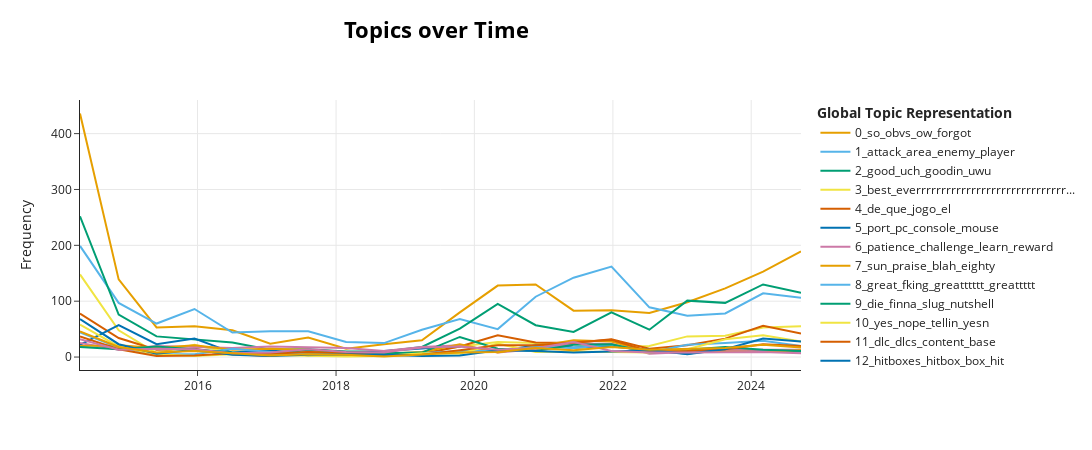

The cell this chart's notebook holds for it:
### Code cell
topic_model.visualize_topics_over_time(topics_over_time, top_n_topics=15)

### Figure 1 — Plotly figure (JSON) as saved in the notebook; plotly's stock layout.template omitted (floating-point values rounded to 4 significant figures)
{"data": [{"hoverinfo": "text", "hovertext": ["<b>Topic 0</b><br>Words: so, obvs, ow, forgot, show", "<b>Topic 0</b><br>Words: so, obvs, ow, forgot, show", "<b>Topic 0</b><br>Words: so, obvs, ow, forgot, show", "<b>Topic 0</b><br>Words: so, obvs, ow, forgot, show", "<b>Topic 0</b><br>Words: so, obvs, ow, forgot, show", "<b>Topic 0</b><br>Words: so, obvs, ow, forgot, show", "<b>Topic 0</b><br>Words: so, obvs, ow, forgot, show", "<b>Topic 0</b><br>Words: so, td, obvs, ow, forgot", "<b>Topic 0</b><br>Words: so, obvs, ow, forgot, show", "<b>Topic 0</b><br>Words: so, obvs, ow, forgot, show", "<b>Topic 0</b><br>Words: so, obvs, ow, forgot, show", "<b>Topic 0</b><br>Words: so, obvs, ow, forgot, show", "<b>Topic 0</b><br>Words: so, obvs, ow, forgot, show", "<b>Topic 0</b><br>Words: so, obvs, ow, forgot, show", "<b>Topic 0</b><br>Words: so, obvs, ow, forgot, show", "<b>Topic 0</b><br>Words: so, obvs, ow, forgot, show", "<b>Topic 0</b><br>Words: so, obvs, ow, forgot, show", "<b>Topic 0</b><br>Words: so, obvs, ow, forgot, show", "<b>Topic 0</b><br>Words: so, obvs, ow, forgot, show", "<b>Topic 0</b><br>Words: so, obvs, ow, forgot, show"], "marker": {"color": "#E69F00"}, "mode": "lines", "name": "0_so_obvs_ow_forgot", "type": "scatter", "x": ["2014-04-20T18:06:56.036000", "2014-11-10T19:22:33.200000", "2015-05-29T20:36:41.400000", "2015-12-15T21:50:49.600000", "2016-07-02T23:04:57.800000", "2017-01-19T00:19:06", "2017-08-07T01:33:14.200000", "2018-02-23T02:47:22.400000", "2018-09-11T04:01:30.600000", "2019-03-30T05:15:38.800000", "2019-10-16T06:29:47", "2020-05-03T07:43:55.200000", "2020-11-19T08:58:03.400000", "2021-06-07T10:12:11.600000", "2021-12-24T11:26:19.800000", "2022-07-12T12:40:28", "2023-01-28T13:54:36.200000", "2023-08-16T15:08:44.400000", "2024-03-03T16:22:52.600000", "2024-09-19T17:37:00.800000"], "y": [436, 139, 53, 55, 48, 24, 35, 15, 23, 30, 80, 128, 130, 83, 84, 79, 98, 123, 153, 189]}, {"hoverinfo": "text", "hovertext": ["<b>Topic 1</b><br>Words: summon, multiplayer, anmount, fight, pve", "<b>Topic 1</b><br>Words: version, discover, new, dx, seem", "<b>Topic 1</b><br>Words: illumination, shaders, ii, dramatically, account", "<b>Topic 1</b><br>Words: penetration, allot, fren, floorplate, rage", "<b>Topic 1</b><br>Words: crappy, sound, sample, fov, darksouls", "<b>Topic 1</b><br>Words: plod, fak, joystick, minion, purportedly", "<b>Topic 1</b><br>Words: strike, thanks, atrocity, march, cliff", "<b>Topic 1</b><br>Words: binoculars, eliminate, femme, betcha, suer", "<b>Topic 1</b><br>Words: td, tr, tricycle, highway, th", "<b>Topic 1</b><br>Words: calculator, inaccessible, wikis, unimaginative, vanishingly", "<b>Topic 1</b><br>Words: url, iii, steampowered, creepy, app", "<b>Topic 1</b><br>Words: subversive, euro, talk, ppoeple, milkyyy", "<b>Topic 1</b><br>Words: monday, edit, brume, agility, hollowing", "<b>Topic 1</b><br>Words: damage, batchest, borne, repeat, seek", "<b>Topic 1</b><br>Words: lothian, axe, dream, crescent, dragonslayer", "<b>Topic 1</b><br>Words: platinum, nail, allow, elden, chance", "<b>Topic 1</b><br>Words: mark, steven, pale, olho, intangible", "<b>Topic 1</b><br>Words: submerge, cove, region, borked, runbacks", "<b>Topic 1</b><br>Words: gavlan, anyoing, formsoft, gah, hah", "<b>Topic 1</b><br>Words: lasciatemi, cantare, buongiorno, sono, italiano"], "marker": {"color": "#56B4E9"}, "mode": "lines", "name": "1_attack_area_enemy_player", "type": "scatter", "x": ["2014-04-20T18:06:56.036000", "2014-11-10T19:22:33.200000", "2015-05-29T20:36:41.400000", "2015-12-15T21:50:49.600000", "2016-07-02T23:04:57.800000", "2017-01-19T00:19:06", "2017-08-07T01:33:14.200000", "2018-02-23T02:47:22.400000", "2018-09-11T04:01:30.600000", "2019-03-30T05:15:38.800000", "2019-10-16T06:29:47", "2020-05-03T07:43:55.200000", "2020-11-19T08:58:03.400000", "2021-06-07T10:12:11.600000", "2021-12-24T11:26:19.800000", "2022-07-12T12:40:28", "2023-01-28T13:54:36.200000", "2023-08-16T15:08:44.400000", "2024-03-03T16:22:52.600000", "2024-09-19T17:37:00.800000"], "y": [199, 97, 60, 86, 44, 46, 46, 27, 25, 49, 68, 50, 108, 142, 162, 89, 74, 78, 114, 106]}, {"hoverinfo": "text", "hovertext": ["<b>Topic 2</b><br>Words: good, goodin, uch, uwu, noice", "<b>Topic 2</b><br>Words: good, uch, goodin, uwu, noice", "<b>Topic 2</b><br>Words: good, uch, goodin, uwu, noice", "<b>Topic 2</b><br>Words: good, uch, goodin, uwu, noice", "<b>Topic 2</b><br>Words: good, goodin, uch, uwu, noice", "<b>Topic 2</b><br>Words: good, uch, goodin, uwu, noice", "<b>Topic 2</b><br>Words: good, goodin, uch, uwu, noice", "<b>Topic 2</b><br>Words: good, stong, happeens, uch, goodin", "<b>Topic 2</b><br>Words: good, uch, goodin, uwu, planet", "<b>Topic 2</b><br>Words: good, uch, goodin, uwu, noice", "<b>Topic 2</b><br>Words: good, goodin, uch, uwu, noice", "<b>Topic 2</b><br>Words: good, uch, goodin, uwu, noice", "<b>Topic 2</b><br>Words: good, uch, goodin, uwu, noice", "<b>Topic 2</b><br>Words: good, goodin, uch, uwu, noice", "<b>Topic 2</b><br>Words: good, uch, goodin, uwu, sex", "<b>Topic 2</b><br>Words: good, uch, goodin, uwu, noice", "<b>Topic 2</b><br>Words: good, goodin, uch, uwu, noice", "<b>Topic 2</b><br>Words: good, uch, goodin, uwu, noice", "<b>Topic 2</b><br>Words: good, uch, goodin, uwu, noice", "<b>Topic 2</b><br>Words: good, goodin, uch, uwu, noice"], "marker": {"color": "#009E73"}, "mode": "lines", "name": "2_good_uch_goodin_uwu", "type": "scatter", "x": ["2014-04-20T18:06:56.036000", "2014-11-10T19:22:33.200000", "2015-05-29T20:36:41.400000", "2015-12-15T21:50:49.600000", "2016-07-02T23:04:57.800000", "2017-01-19T00:19:06", "2017-08-07T01:33:14.200000", "2018-02-23T02:47:22.400000", "2018-09-11T04:01:30.600000", "2019-03-30T05:15:38.800000", "2019-10-16T06:29:47", "2020-05-03T07:43:55.200000", "2020-11-19T08:58:03.400000", "2021-06-07T10:12:11.600000", "2021-12-24T11:26:19.800000", "2022-07-12T12:40:28", "2023-01-28T13:54:36.200000", "2023-08-16T15:08:44.400000", "2024-03-03T16:22:52.600000", "2024-09-19T17:37:00.800000"], "y": [252, 76, 37, 31, 26, 13, 14, 10, 10, 18, 51, 95, 57, 45, 80, 49, 101, 97, 130, 115]}, {"hoverinfo": "text", "hovertext": ["<b>Topic 3</b><br>Words: best, everrrrrrrrrrrrrrrrrrrrrrrrrrrrrrrrrrrrrrrrrrrrrrrrrrrrrrrrrrrrrrrrrrrrrrrrrrrrrrrrrrrrrrrrrrrrrrrrrrrrrrr, ah, reckon, wtf", "<b>Topic 3</b><br>Words: best, everrrrrrrrrrrrrrrrrrrrrrrrrrrrrrrrrrrrrrrrrrrrrrrrrrrrrrrrrrrrrrrrrrrrrrrrrrrrrrrrrrrrrrrrrrrrrrrrrrrrrrr, ah, reckon, wtf", "<b>Topic 3</b><br>Words: best, everrrrrrrrrrrrrrrrrrrrrrrrrrrrrrrrrrrrrrrrrrrrrrrrrrrrrrrrrrrrrrrrrrrrrrrrrrrrrrrrrrrrrrrrrrrrrrrrrrrrrrr, ah, eisoptrophobia, reckon", "<b>Topic 3</b><br>Words: best, everrrrrrrrrrrrrrrrrrrrrrrrrrrrrrrrrrrrrrrrrrrrrrrrrrrrrrrrrrrrrrrrrrrrrrrrrrrrrrrrrrrrrrrrrrrrrrrrrrrrrrr, ah, reckon, wtf", "<b>Topic 3</b><br>Words: best, seperate, comprehension, hav, owe", "<b>Topic 3</b><br>Words: best, everrrrrrrrrrrrrrrrrrrrrrrrrrrrrrrrrrrrrrrrrrrrrrrrrrrrrrrrrrrrrrrrrrrrrrrrrrrrrrrrrrrrrrrrrrrrrrrrrrrrrrr, ah, reckon, wtf", "<b>Topic 3</b><br>Words: best, chinese, nudity, clone, everrrrrrrrrrrrrrrrrrrrrrrrrrrrrrrrrrrrrrrrrrrrrrrrrrrrrrrrrrrrrrrrrrrrrrrrrrrrrrrrrrrrrrrrrrrrrrrrrrrrrrr", "<b>Topic 3</b><br>Words: best, piglet, sin, wtf, thankfully", "<b>Topic 3</b><br>Words: best, homonid, deployed, recommendato, esspacailly", "<b>Topic 3</b><br>Words: best, darksouls, confidently, awsome, gg", "<b>Topic 3</b><br>Words: best, everrrrrrrrrrrrrrrrrrrrrrrrrrrrrrrrrrrrrrrrrrrrrrrrrrrrrrrrrrrrrrrrrrrrrrrrrrrrrrrrrrrrrrrrrrrrrrrrrrrrrrr, ah, reckon, wtf", "<b>Topic 3</b><br>Words: best, everrrrrrrrrrrrrrrrrrrrrrrrrrrrrrrrrrrrrrrrrrrrrrrrrrrrrrrrrrrrrrrrrrrrrrrrrrrrrrrrrrrrrrrrrrrrrrrrrrrrrrr, bonk, ah, reckon", "<b>Topic 3</b><br>Words: best, everrrrrrrrrrrrrrrrrrrrrrrrrrrrrrrrrrrrrrrrrrrrrrrrrrrrrrrrrrrrrrrrrrrrrrrrrrrrrrrrrrrrrrrrrrrrrrrrrrrrrrr, ah, reckon, wtf", "<b>Topic 3</b><br>Words: best, everrrrrrrrrrrrrrrrrrrrrrrrrrrrrrrrrrrrrrrrrrrrrrrrrrrrrrrrrrrrrrrrrrrrrrrrrrrrrrrrrrrrrrrrrrrrrrrrrrrrrrr, ah, reckon, serious", "<b>Topic 3</b><br>Words: best, everrrrrrrrrrrrrrrrrrrrrrrrrrrrrrrrrrrrrrrrrrrrrrrrrrrrrrrrrrrrrrrrrrrrrrrrrrrrrrrrrrrrrrrrrrrrrrrrrrrrrrr, ah, reckon, noot", "<b>Topic 3</b><br>Words: best, everrrrrrrrrrrrrrrrrrrrrrrrrrrrrrrrrrrrrrrrrrrrrrrrrrrrrrrrrrrrrrrrrrrrrrrrrrrrrrrrrrrrrrrrrrrrrrrrrrrrrrr, ah, reckon, takedown", "<b>Topic 3</b><br>Words: best, everrrrrrrrrrrrrrrrrrrrrrrrrrrrrrrrrrrrrrrrrrrrrrrrrrrrrrrrrrrrrrrrrrrrrrrrrrrrrrrrrrrrrrrrrrrrrrrrrrrrrrr, ah, reckon, wtf", "<b>Topic 3</b><br>Words: best, everrrrrrrrrrrrrrrrrrrrrrrrrrrrrrrrrrrrrrrrrrrrrrrrrrrrrrrrrrrrrrrrrrrrrrrrrrrrrrrrrrrrrrrrrrrrrrrrrrrrrrr, ah, reckon, abour", "<b>Topic 3</b><br>Words: best, everrrrrrrrrrrrrrrrrrrrrrrrrrrrrrrrrrrrrrrrrrrrrrrrrrrrrrrrrrrrrrrrrrrrrrrrrrrrrrrrrrrrrrrrrrrrrrrrrrrrrrr, ah, reckon, wtf", "<b>Topic 3</b><br>Words: best, everrrrrrrrrrrrrrrrrrrrrrrrrrrrrrrrrrrrrrrrrrrrrrrrrrrrrrrrrrrrrrrrrrrrrrrrrrrrrrrrrrrrrrrrrrrrrrrrrrrrrrr, ah, reckon, wtf"], "marker": {"color": "#F0E442"}, "mode": "lines", "name": "3_best_everrrrrrrrrrrrrrrrrrrrrrrrrrrrrr...", "type": "scatter", "x": ["2014-04-20T18:06:56.036000", "2014-11-10T19:22:33.200000", "2015-05-29T20:36:41.400000", "2015-12-15T21:50:49.600000", "2016-07-02T23:04:57.800000", "2017-01-19T00:19:06", "2017-08-07T01:33:14.200000", "2018-02-23T02:47:22.400000", "2018-09-11T04:01:30.600000", "2019-03-30T05:15:38.800000", "2019-10-16T06:29:47", "2020-05-03T07:43:55.200000", "2020-11-19T08:58:03.400000", "2021-06-07T10:12:11.600000", "2021-12-24T11:26:19.800000", "2022-07-12T12:40:28", "2023-01-28T13:54:36.200000", "2023-08-16T15:08:44.400000", "2024-03-03T16:22:52.600000", "2024-09-19T17:37:00.800000"], "y": [148, 48, 7, 22, 7, 6, 4, 2, 4, 7, 19, 27, 25, 16, 19, 20, 37, 38, 53, 55]}, {"hoverinfo": "text", "hovertext": ["<b>Topic 4</b><br>Words: de, que, jogo, vac, el", "<b>Topic 4</b><br>Words: de, que, jogo, mmorpg, skilled", "<b>Topic 4</b><br>Words: directx, episode, windows, deluxe, announce", "<b>Topic 4</b><br>Words: de, que, obtain, jogo, el", "<b>Topic 4</b><br>Words: pink, assed, shout, triple, aaa", "<b>Topic 4</b><br>Words: trully, reashes, despise, list, acomplishment", "<b>Topic 4</b><br>Words: cuphead, disapointing, paragraph, anus, ng", "<b>Topic 4</b><br>Words: de, que, intemperance, dispense, disinvest", "<b>Topic 4</b><br>Words: squirrel, odly, tthis, kappa, treat", "<b>Topic 4</b><br>Words: realy, buck, regardless, tho, playing", "<b>Topic 4</b><br>Words: aid, playtester, looool, dghfj, juegardo", "<b>Topic 4</b><br>Words: bearer, curse, de, que, lame", "<b>Topic 4</b><br>Words: message, celarly, allawys, trolley, vey", "<b>Topic 4</b><br>Words: adict, impement, varrious, hilighted, glitchy", "<b>Topic 4</b><br>Words: godna, hejter, jeba, polecenia, plateaus", "<b>Topic 4</b><br>Words: foks, dup, reducition, karen, cyberpunk", "<b>Topic 4</b><br>Words: unfrequent, imbecile, momentarily, strafing, giga", "<b>Topic 4</b><br>Words: bark, de, que, jogo, keel", "<b>Topic 4</b><br>Words: que, de, el, se, jogo", "<b>Topic 4</b><br>Words: de, que, jogo, el, la"], "marker": {"color": "#D55E00"}, "mode": "lines", "name": "4_de_que_jogo_el", "type": "scatter", "x": ["2014-04-20T18:06:56.036000", "2014-11-10T19:22:33.200000", "2015-05-29T20:36:41.400000", "2015-12-15T21:50:49.600000", "2016-07-02T23:04:57.800000", "2017-01-19T00:19:06", "2017-08-07T01:33:14.200000", "2018-02-23T02:47:22.400000", "2018-09-11T04:01:30.600000", "2019-03-30T05:15:38.800000", "2019-10-16T06:29:47", "2020-05-03T07:43:55.200000", "2020-11-19T08:58:03.400000", "2021-06-07T10:12:11.600000", "2021-12-24T11:26:19.800000", "2022-07-12T12:40:28", "2023-01-28T13:54:36.200000", "2023-08-16T15:08:44.400000", "2024-03-03T16:22:52.600000", "2024-09-19T17:37:00.800000"], "y": [78, 34, 13, 15, 5, 2, 9, 5, 8, 6, 19, 39, 26, 25, 32, 15, 21, 33, 56, 42]}, {"hoverinfo": "text", "hovertext": ["<b>Topic 5</b><br>Words: port, gig, console, pc, xbox", "<b>Topic 5</b><br>Words: port, pc, console, dx, xbox", "<b>Topic 5</b><br>Words: port, pc, console, marriage, groundbreaking", "<b>Topic 5</b><br>Words: port, avaliable, kawaii, vanilla, pc", "<b>Topic 5</b><br>Words: port, evert, cleanse, tooltip, ebola", "<b>Topic 5</b><br>Words: port, heh, hah, blood, nahr", "<b>Topic 5</b><br>Words: lmao, unplayable, exist, pay, steam", "<b>Topic 5</b><br>Words: kuess, monts, isent, ariandel, unnaturally", "<b>Topic 5</b><br>Words: port, pc, console, poxy, vanilla", "<b>Topic 5</b><br>Words: port, stiffer, condrolls, mongolianhordesimulator, obtusely", "<b>Topic 5</b><br>Words: port, decomposing, coldn, secon, veterans", "<b>Topic 5</b><br>Words: port, imediatamente, omegalol, undamaged, regain", "<b>Topic 5</b><br>Words: port, pc, spearmen, console, barbed", "<b>Topic 5</b><br>Words: port, pc, console, keyboard, mouse", "<b>Topic 5</b><br>Words: port, carpal, regale, magnificently, greatswords", "<b>Topic 5</b><br>Words: onnnnnnnfromsoft, server, turn, port, aaaaaaaaaaaaaa", "<b>Topic 5</b><br>Words: lotta, balle, kuk, ogs, ganksquad", "<b>Topic 5</b><br>Words: port, pc, console, lock, mouse", "<b>Topic 5</b><br>Words: port, variable, iframes, rng, crappiest", "<b>Topic 5</b><br>Words: suckassssss, begs, ragebait, cus, anomaly"], "marker": {"color": "#0072B2"}, "mode": "lines", "name": "5_port_pc_console_mouse", "type": "scatter", "x": ["2014-04-20T18:06:56.036000", "2014-11-10T19:22:33.200000", "2015-05-29T20:36:41.400000", "2015-12-15T21:50:49.600000", "2016-07-02T23:04:57.800000", "2017-01-19T00:19:06", "2017-08-07T01:33:14.200000", "2018-02-23T02:47:22.400000", "2018-09-11T04:01:30.600000", "2019-03-30T05:15:38.800000", "2019-10-16T06:29:47", "2020-05-03T07:43:55.200000", "2020-11-19T08:58:03.400000", "2021-06-07T10:12:11.600000", "2021-12-24T11:26:19.800000", "2022-07-12T12:40:28", "2023-01-28T13:54:36.200000", "2023-08-16T15:08:44.400000", "2024-03-03T16:22:52.600000", "2024-09-19T17:37:00.800000"], "y": [22, 57, 23, 33, 8, 12, 3, 6, 11, 15, 20, 10, 21, 17, 19, 13, 5, 14, 10, 10]}, {"hoverinfo": "text", "hovertext": ["<b>Topic 6</b><br>Words: cking, blah, sh, fortunately, denovo", "<b>Topic 6</b><br>Words: xyz, laptop, definately, sound, concole", "<b>Topic 6</b><br>Words: sotfs, mini, hardware, backstories, dominate", "<b>Topic 6</b><br>Words: narcrissim, allergory, degration, dissipointed, shopping", "<b>Topic 6</b><br>Words: dsiii, dsi, dsii, mouthwash, glitton", "<b>Topic 6</b><br>Words: whirllpool, heatseeking, unpluggin, rudder, shortning", "<b>Topic 6</b><br>Words: advertised, reactive, cookie, plaus, pshh", "<b>Topic 6</b><br>Words: titanite, be, rb, loser, xii", "<b>Topic 6</b><br>Words: shoul, logic, buyin, bragging, sweet", "<b>Topic 6</b><br>Words: armorer, dennis, spamming, divide, uninterruptable", "<b>Topic 6</b><br>Words: unengaging, serise, bland, walter, intersted", "<b>Topic 6</b><br>Words: redundent, latter, overbear, key, called", "<b>Topic 6</b><br>Words: reskin, spoiler, bada, sick, lifegems", "<b>Topic 6</b><br>Words: yall, osu, blm, smelty, adequately", "<b>Topic 6</b><br>Words: sthe, hiboxes, souklsl, serieess, retune", "<b>Topic 6</b><br>Words: pog, fr, opt, circumstance, ptde", "<b>Topic 6</b><br>Words: adability, vaccome, forifullied, ide, scollar", "<b>Topic 6</b><br>Words: billybigs, maturing, pronoun, renounce, sovereign", "<b>Topic 6</b><br>Words: ingredient, tsp, batter, skillet, tbsp", "<b>Topic 6</b><br>Words: landmark, letter, kingdom, shove, morsel"], "marker": {"color": "#CC79A7"}, "mode": "lines", "name": "6_patience_challenge_learn_reward", "type": "scatter", "x": ["2014-04-20T18:06:56.036000", "2014-11-10T19:22:33.200000", "2015-05-29T20:36:41.400000", "2015-12-15T21:50:49.600000", "2016-07-02T23:04:57.800000", "2017-01-19T00:19:06", "2017-08-07T01:33:14.200000", "2018-02-23T02:47:22.400000", "2018-09-11T04:01:30.600000", "2019-03-30T05:15:38.800000", "2019-10-16T06:29:47", "2020-05-03T07:43:55.200000", "2020-11-19T08:58:03.400000", "2021-06-07T10:12:11.600000", "2021-12-24T11:26:19.800000", "2022-07-12T12:40:28", "2023-01-28T13:54:36.200000", "2023-08-16T15:08:44.400000", "2024-03-03T16:22:52.600000", "2024-09-19T17:37:00.800000"], "y": [25, 13, 20, 18, 16, 19, 17, 16, 11, 18, 21, 8, 14, 24, 24, 6, 9, 12, 13, 13]}, {"hoverinfo": "text", "hovertext": ["<b>Topic 7</b><br>Words: sun, praise, blah, eighty, piedus", "<b>Topic 7</b><br>Words: sun, praise, blah, eighty, sunlight", "<b>Topic 7</b><br>Words: sun, praise, blah, separation, eighty", "<b>Topic 7</b><br>Words: sun, praise, blah, eighty, directx", "<b>Topic 7</b><br>Words: sun, praise, spark, blah, transpace", "<b>Topic 7</b><br>Words: sun, praise, blah, rseponsive, fouth", "<b>Topic 7</b><br>Words: sun, praise, crueler, sleep, willies", "<b>Topic 7</b><br>Words: sun, praise, deamon, inconsitance, eneimies", "<b>Topic 7</b><br>Words: sun, praise, gtx, nonexistant, session", "<b>Topic 7</b><br>Words: sun, praise, overcomplicate, blah, coolness", "<b>Topic 7</b><br>Words: sun, praise, blah, eighty, sunlight", "<b>Topic 7</b><br>Words: sun, praise, blah, hacker, freight", "<b>Topic 7</b><br>Words: sun, praise, blah, eighty, sunlight", "<b>Topic 7</b><br>Words: sun, praise, blah, behd, pogger", "<b>Topic 7</b><br>Words: sun, praise, blah, eighty, sunlight", "<b>Topic 7</b><br>Words: sun, praise, soulfull, fraud, unstoppable", "<b>Topic 7</b><br>Words: sun, praise, weaons, compleletly, typea", "<b>Topic 7</b><br>Words: sun, praise, spamming, stupid, blah", "<b>Topic 7</b><br>Words: sun, praise, fucking, hate, blah", "<b>Topic 7</b><br>Words: sun, praise, qwq, dificultty, ual"], "marker": {"color": "#E69F00"}, "mode": "lines", "name": "7_sun_praise_blah_eighty", "type": "scatter", "x": ["2014-04-20T18:06:56.036000", "2014-11-10T19:22:33.200000", "2015-05-29T20:36:41.400000", "2015-12-15T21:50:49.600000", "2016-07-02T23:04:57.800000", "2017-01-19T00:19:06", "2017-08-07T01:33:14.200000", "2018-02-23T02:47:22.400000", "2018-09-11T04:01:30.600000", "2019-03-30T05:15:38.800000", "2019-10-16T06:29:47", "2020-05-03T07:43:55.200000", "2020-11-19T08:58:03.400000", "2021-06-07T10:12:11.600000", "2021-12-24T11:26:19.800000", "2022-07-12T12:40:28", "2023-01-28T13:54:36.200000", "2023-08-16T15:08:44.400000", "2024-03-03T16:22:52.600000", "2024-09-19T17:37:00.800000"], "y": [20, 21, 16, 21, 13, 15, 13, 6, 6, 9, 23, 8, 19, 30, 28, 9, 13, 10, 9, 12]}, {"hoverinfo": "text", "hovertext": ["<b>Topic 8</b><br>Words: great, fking, greatttttt, greattttt, outta", "<b>Topic 8</b><br>Words: great, fking, greatttttt, greattttt, outta", "<b>Topic 8</b><br>Words: great, beseech, pursues, fking, greatttttt", "<b>Topic 8</b><br>Words: great, fking, greatttttt, greattttt, complane", "<b>Topic 8</b><br>Words: great, fking, greatttttt, greattttt, outta", "<b>Topic 8</b><br>Words: great, fking, greatttttt, greattttt, outta", "<b>Topic 8</b><br>Words: great, widens, hhard, ddd, gg", "<b>Topic 8</b><br>Words: great, fking, greatttttt, greattttt, outta", "<b>Topic 8</b><br>Words: great, oke, forgiven, fking, trainer", "<b>Topic 8</b><br>Words: great, fking, greatttttt, greattttt, outta", "<b>Topic 8</b><br>Words: great, fking, playd, greatttttt, greattttt", "<b>Topic 8</b><br>Words: great, fking, greatttttt, greattttt, outta", "<b>Topic 8</b><br>Words: great, fking, greatttttt, greattttt, outta", "<b>Topic 8</b><br>Words: great, fking, greatttttt, greattttt, outta", "<b>Topic 8</b><br>Words: great, fking, greatttttt, greattttt, outta", "<b>Topic 8</b><br>Words: great, fking, greatttttt, greattttt, outta", "<b>Topic 8</b><br>Words: great, fking, greatttttt, greattttt, outta", "<b>Topic 8</b><br>Words: great, fking, greatttttt, greattttt, outta", "<b>Topic 8</b><br>Words: great, fking, greatttttt, greattttt, outta", "<b>Topic 8</b><br>Words: great, fking, greatttttt, greattttt, outta"], "marker": {"color": "#56B4E9"}, "mode": "lines", "name": "8_great_fking_greatttttt_greattttt", "type": "scatter", "x": ["2014-04-20T18:06:56.036000", "2014-11-10T19:22:33.200000", "2015-05-29T20:36:41.400000", "2015-12-15T21:50:49.600000", "2016-07-02T23:04:57.800000", "2017-01-19T00:19:06", "2017-08-07T01:33:14.200000", "2018-02-23T02:47:22.400000", "2018-09-11T04:01:30.600000", "2019-03-30T05:15:38.800000", "2019-10-16T06:29:47", "2020-05-03T07:43:55.200000", "2020-11-19T08:58:03.400000", "2021-06-07T10:12:11.600000", "2021-12-24T11:26:19.800000", "2022-07-12T12:40:28", "2023-01-28T13:54:36.200000", "2023-08-16T15:08:44.400000", "2024-03-03T16:22:52.600000", "2024-09-19T17:37:00.800000"], "y": [44, 17, 5, 5, 15, 9, 7, 5, 4, 7, 11, 11, 18, 16, 22, 8, 22, 25, 29, 20]}, {"hoverinfo": "text", "hovertext": ["<b>Topic 9</b><br>Words: die, finna, slug, nutshell, yay", "<b>Topic 9</b><br>Words: die, finna, slug, nutshell, yay", "<b>Topic 9</b><br>Words: die, finna, slug, nutshell, yay", "<b>Topic 9</b><br>Words: die, finna, slug, nutshell, yay", "<b>Topic 9</b><br>Words: die, finna, slug, nutshell, yay", "<b>Topic 9</b><br>Words: die, finna, slug, resistant, dish", "<b>Topic 9</b><br>Words: die, finna, slug, nutshell, yay", "<b>Topic 9</b><br>Words: die, finna, slug, nutshell, yay", "<b>Topic 9</b><br>Words: die, finna, slug, nutshell, yay", "<b>Topic 9</b><br>Words: die, finna, slug, commonly, nutshell", "<b>Topic 9</b><br>Words: die, finna, slug, nutshell, yay", "<b>Topic 9</b><br>Words: die, finna, slug, darsols, phenomanal", "<b>Topic 9</b><br>Words: die, finna, slug, nutshell, dsr", "<b>Topic 9</b><br>Words: die, finna, scholar, slug, scholars", "<b>Topic 9</b><br>Words: die, finna, slug, yay, nutshell", "<b>Topic 9</b><br>Words: die, finna, slug, differntly, outher", "<b>Topic 9</b><br>Words: die, finna, slug, nutshell, yay", "<b>Topic 9</b><br>Words: die, finna, slug, nutshell, aversion", "<b>Topic 9</b><br>Words: die, finna, slug, nutshell, jugar", "<b>Topic 9</b><br>Words: die, finna, slug, nutshell, yay"], "marker": {"color": "#009E73"}, "mode": "lines", "name": "9_die_finna_slug_nutshell", "type": "scatter", "x": ["2014-04-20T18:06:56.036000", "2014-11-10T19:22:33.200000", "2015-05-29T20:36:41.400000", "2015-12-15T21:50:49.600000", "2016-07-02T23:04:57.800000", "2017-01-19T00:19:06", "2017-08-07T01:33:14.200000", "2018-02-23T02:47:22.400000", "2018-09-11T04:01:30.600000", "2019-03-30T05:15:38.800000", "2019-10-16T06:29:47", "2020-05-03T07:43:55.200000", "2020-11-19T08:58:03.400000", "2021-06-07T10:12:11.600000", "2021-12-24T11:26:19.800000", "2022-07-12T12:40:28", "2023-01-28T13:54:36.200000", "2023-08-16T15:08:44.400000", "2024-03-03T16:22:52.600000", "2024-09-19T17:37:00.800000"], "y": [18, 14, 19, 14, 8, 5, 13, 9, 7, 8, 36, 15, 11, 22, 23, 8, 13, 18, 13, 11]}, {"hoverinfo": "text", "hovertext": ["<b>Topic 10</b><br>Words: yes, nope, tellin, yesn, yessir", "<b>Topic 10</b><br>Words: yes, nope, tellin, yesn, yessir", "<b>Topic 10</b><br>Words: yes, nope, tellin, queen, yesn", "<b>Topic 10</b><br>Words: yes, nope, tellin, spirirts, yesn", "<b>Topic 10</b><br>Words: yes, nope, tellin, comunty, xb", "<b>Topic 10</b><br>Words: yes, bonanza, bittersweet, nope, ctrl", "<b>Topic 10</b><br>Words: yes, st, insane, happy, purchase", "<b>Topic 10</b><br>Words: yes, nope, tellin, yesn, yessir", "<b>Topic 10</b><br>Words: yes, nope, repetativness, nonsensicalness, tellin", "<b>Topic 10</b><br>Words: yes, ur, punished, toaster, ghz", "<b>Topic 10</b><br>Words: yes, nope, tellin, uhhhhhhhhhhhhhhhhhhhhh, flinky", "<b>Topic 10</b><br>Words: yes, nope, tellin, yesn, yessir", "<b>Topic 10</b><br>Words: yes, nope, tellin, yesn, yessir", "<b>Topic 10</b><br>Words: yes, nope, tellin, liiiittle, eyes", "<b>Topic 10</b><br>Words: yes, nope, tellin, milfanito, disrespect", "<b>Topic 10</b><br>Words: yes, bookmark, nope, tellin, underused", "<b>Topic 10</b><br>Words: yes, nope, tellin, yesn, yessir", "<b>Topic 10</b><br>Words: yes, nope, tellin, yesn, yessir", "<b>Topic 10</b><br>Words: yes, nope, tellin, yesn, yessir", "<b>Topic 10</b><br>Words: yes, nope, tellin, yesn, yessir"], "marker": {"color": "#F0E442"}, "mode": "lines", "name": "10_yes_nope_tellin_yesn", "type": "scatter", "x": ["2014-04-20T18:06:56.036000", "2014-11-10T19:22:33.200000", "2015-05-29T20:36:41.400000", "2015-12-15T21:50:49.600000", "2016-07-02T23:04:57.800000", "2017-01-19T00:19:06", "2017-08-07T01:33:14.200000", "2018-02-23T02:47:22.400000", "2018-09-11T04:01:30.600000", "2019-03-30T05:15:38.800000", "2019-10-16T06:29:47", "2020-05-03T07:43:55.200000", "2020-11-19T08:58:03.400000", "2021-06-07T10:12:11.600000", "2021-12-24T11:26:19.800000", "2022-07-12T12:40:28", "2023-01-28T13:54:36.200000", "2023-08-16T15:08:44.400000", "2024-03-03T16:22:52.600000", "2024-09-19T17:37:00.800000"], "y": [58, 19, 5, 2, 5, 4, 2, 1, 2, 7, 6, 24, 9, 10, 9, 8, 14, 32, 39, 28]}, {"hoverinfo": "text", "hovertext": ["<b>Topic 11</b><br>Words: dlc, dlcs, sooner, darksouls, mythra", "<b>Topic 11</b><br>Words: dlc, dlcs, carrier, wobbly, intelligence", "<b>Topic 11</b><br>Words: theyll, stabbing, mins, dice, cold", "<b>Topic 11</b><br>Words: competitively, sexual, completly, decently, entertain", "<b>Topic 11</b><br>Words: dragnleic, difficluty, interlink, entertain, dlc", "<b>Topic 11</b><br>Words: soiuls, reap, loved, imagination, wild", "<b>Topic 11</b><br>Words: dlc, punished, concensus, pout, dlcs", "<b>Topic 11</b><br>Words: frescura, erudito, sukk, primeira, gitgud", "<b>Topic 11</b><br>Words: yus, cancer, worst, willing, super", "<b>Topic 11</b><br>Words: thay, laptops, moderate, ofc, ppl", "<b>Topic 11</b><br>Words: dlc, feywild, uncomfortably, latecomer, pathfinder", "<b>Topic 11</b><br>Words: dlc, aaaaaaaaaaaaaaaa, delicia, athiest, agnostic", "<b>Topic 11</b><br>Words: dlc, dlcs, covetous, gen, nnnut", "<b>Topic 11</b><br>Words: dlc, dlcs, acclaim, standout, bonk", "<b>Topic 11</b><br>Words: dlc, bossess, dlcs, saddly, doki", "<b>Topic 11</b><br>Words: er, drill, anxiety, complicated, mapping", "<b>Topic 11</b><br>Words: mh, squads, criterion, duckling, dlc", "<b>Topic 11</b><br>Words: dlc, loosing, mvp, waterboarding, dlcs", "<b>Topic 11</b><br>Words: dlc, dlcs, ik, content, asspully", "<b>Topic 11</b><br>Words: dlc, dlcs, sibling, sacar, goth"], "marker": {"color": "#D55E00"}, "mode": "lines", "name": "11_dlc_dlcs_content_base", "type": "scatter", "x": ["2014-04-20T18:06:56.036000", "2014-11-10T19:22:33.200000", "2015-05-29T20:36:41.400000", "2015-12-15T21:50:49.600000", "2016-07-02T23:04:57.800000", "2017-01-19T00:19:06", "2017-08-07T01:33:14.200000", "2018-02-23T02:47:22.400000", "2018-09-11T04:01:30.600000", "2019-03-30T05:15:38.800000", "2019-10-16T06:29:47", "2020-05-03T07:43:55.200000", "2020-11-19T08:58:03.400000", "2021-06-07T10:12:11.600000", "2021-12-24T11:26:19.800000", "2022-07-12T12:40:28", "2023-01-28T13:54:36.200000", "2023-08-16T15:08:44.400000", "2024-03-03T16:22:52.600000", "2024-09-19T17:37:00.800000"], "y": [37, 14, 2, 3, 7, 6, 9, 7, 3, 4, 12, 21, 21, 26, 31, 10, 11, 14, 23, 20]}, {"hoverinfo": "text", "hovertext": ["<b>Topic 12</b><br>Words: hitboxes, hitbox, box, hit, shitty", "<b>Topic 12</b><br>Words: hitboxes, hitbox, box, diffrent, thyself", "<b>Topic 12</b><br>Words: hitboxes, letter, conquistador, beatifull, hitbox", "<b>Topic 12</b><br>Words: hitboxes, hitbox, box, noticebly, teengaers", "<b>Topic 12</b><br>Words: strangley, atompshere, attackes, hitboxes, shopkeeper", "<b>Topic 12</b><br>Words: regular, attempt, turn, least, kill", "<b>Topic 12</b><br>Words: ddd, underwater, pleased, rebuy, disapointed", "<b>Topic 12</b><br>Words: belief, fanboys, enhanced, rag, hook", "<b>Topic 12</b><br>Words: hitboxes, wrost, possibl, bowman, hitbox", "<b>Topic 12</b><br>Words: ok, good, hitboxes, hitbox, box", "<b>Topic 12</b><br>Words: loot, seek, lest, crazy, confuse", "<b>Topic 12</b><br>Words: hitboxes, hitbox, yuuuuuuuuuuuuuuuuup, box, prejudice", "<b>Topic 12</b><br>Words: hitboxes, hitbox, box, axis, summarize", "<b>Topic 12</b><br>Words: gagoyles, steeper, harsher, simplesmente, incrivel", "<b>Topic 12</b><br>Words: hitboxes, hitbox, box, contemptible, uniniated", "<b>Topic 12</b><br>Words: hitboxes, hitbox, fetishism, box, tremendously", "<b>Topic 12</b><br>Words: shipment, schizo, schizophrenic, exemple, mankind", "<b>Topic 12</b><br>Words: tipical, dl, crpg, eastern, rebirth", "<b>Topic 12</b><br>Words: hitboxes, hitbox, box, hit, jumpin", "<b>Topic 12</b><br>Words: hitboxes, hitbox, box, xddddd, roflanebalo"], "marker": {"color": "#0072B2"}, "mode": "lines", "name": "12_hitboxes_hitbox_box_hit", "type": "scatter", "x": ["2014-04-20T18:06:56.036000", "2014-11-10T19:22:33.200000", "2015-05-29T20:36:41.400000", "2015-12-15T21:50:49.600000", "2016-07-02T23:04:57.800000", "2017-01-19T00:19:06", "2017-08-07T01:33:14.200000", "2018-02-23T02:47:22.400000", "2018-09-11T04:01:30.600000", "2019-03-30T05:15:38.800000", "2019-10-16T06:29:47", "2020-05-03T07:43:55.200000", "2020-11-19T08:58:03.400000", "2021-06-07T10:12:11.600000", "2021-12-24T11:26:19.800000", "2022-07-12T12:40:28", "2023-01-28T13:54:36.200000", "2023-08-16T15:08:44.400000", "2024-03-03T16:22:52.600000", "2024-09-19T17:37:00.800000"], "y": [68, 23, 6, 13, 4, 2, 4, 5, 4, 2, 3, 12, 11, 8, 10, 12, 6, 14, 33, 28]}, {"hoverinfo": "text", "hovertext": ["<b>Topic 13</b><br>Words: rage, anger, quit, maid, acoholism", "<b>Topic 13</b><br>Words: rage, anger, quit, improvments, angry", "<b>Topic 13</b><br>Words: rage, anger, quit, ava, angry", "<b>Topic 13</b><br>Words: rage, olist, badassest, funnist, pardoner", "<b>Topic 13</b><br>Words: hardsest, compplaint, upvote, rage, thrilling", "<b>Topic 13</b><br>Words: rage, mainboard, innately, anger, obnoxious", "<b>Topic 13</b><br>Words: rage, anger, quit, magnetic, vortex", "<b>Topic 13</b><br>Words: rage, ecc, anger, quit, angry", "<b>Topic 13</b><br>Words: rage, mackrel, mnb, tone, athmosphere", "<b>Topic 13</b><br>Words: rage, anger, quit, thru, leary", "<b>Topic 13</b><br>Words: rage, anger, quit, welcom, attuned", "<b>Topic 13</b><br>Words: rage, anger, quit, revise, thoughout", "<b>Topic 13</b><br>Words: rage, anger, quit, several, angry", "<b>Topic 13</b><br>Words: rage, sex, anger, handsome, quit", "<b>Topic 13</b><br>Words: rage, crust, pastry, pie, sugar", "<b>Topic 13</b><br>Words: binoboost, rage, stepping, grapple, stigma", "<b>Topic 13</b><br>Words: ryo, rage, infested, pickaxe, hellscape", "<b>Topic 13</b><br>Words: hee, rage, playtrought, remarquable, pile", "<b>Topic 13</b><br>Words: rage, acepted, dualweilding, stans, gaslight", "<b>Topic 13</b><br>Words: rage, anger, quit, angry, customizations"], "marker": {"color": "#CC79A7"}, "mode": "lines", "name": "13_rage_anger_quit_angry", "type": "scatter", "x": ["2014-04-20T18:06:56.036000", "2014-11-10T19:22:33.200000", "2015-05-29T20:36:41.400000", "2015-12-15T21:50:49.600000", "2016-07-02T23:04:57.800000", "2017-01-19T00:19:06", "2017-08-07T01:33:14.200000", "2018-02-23T02:47:22.400000", "2018-09-11T04:01:30.600000", "2019-03-30T05:15:38.800000", "2019-10-16T06:29:47", "2020-05-03T07:43:55.200000", "2020-11-19T08:58:03.400000", "2021-06-07T10:12:11.600000", "2021-12-24T11:26:19.800000", "2022-07-12T12:40:28", "2023-01-28T13:54:36.200000", "2023-08-16T15:08:44.400000", "2024-03-03T16:22:52.600000", "2024-09-19T17:37:00.800000"], "y": [32, 13, 15, 14, 7, 8, 14, 9, 8, 17, 19, 13, 16, 27, 11, 8, 8, 8, 9, 7]}, {"hoverinfo": "text", "hovertext": ["<b>Topic 14</b><br>Words: wubwub, lotr, determination, oenail, gunz", "<b>Topic 14</b><br>Words: flippity, spoiler, brutalize, dental, accessory", "<b>Topic 14</b><br>Words: inventive, spoilsport, suumon, ambuses, thirteen", "<b>Topic 14</b><br>Words: xenoblade, chronicle, sdreen, sodium, heraldsmith", "<b>Topic 14</b><br>Words: matchmaking, twinking, scrap, obtains, prepackaged", "<b>Topic 14</b><br>Words: warry, remote, request, comfort, program", "<b>Topic 14</b><br>Words: browser, crate, physics, column, limbo", "<b>Topic 14</b><br>Words: rightwards, blown, rebel, emergency, proposition", "<b>Topic 14</b><br>Words: conscience, punishingly, stressful, entertaining, certainly", "<b>Topic 14</b><br>Words: hundredth, industry, label, invincible, alternative", "<b>Topic 14</b><br>Words: libtard, funn, hitler, river, lil", "<b>Topic 14</b><br>Words: rhytim, progenitor, frown, frick, milestone", "<b>Topic 14</b><br>Words: overload, noticeable, fackts, bighgghg, uninformed", "<b>Topic 14</b><br>Words: tendies, shid, oblivious, busted, novice", "<b>Topic 14</b><br>Words: bossfights, thand, sofware, expliot, contantly", "<b>Topic 14</b><br>Words: veldstat, platinuming, dame, upvote, enormously", "<b>Topic 14</b><br>Words: cough, alrighght, xddd, shader, havelyns", "<b>Topic 14</b><br>Words: crap, electron, coverage, outermost, odenkirk", "<b>Topic 14</b><br>Words: irritation, youc, pioece, cryinga, doollar", "<b>Topic 14</b><br>Words: dsdodge, strofe, lll, rug, rookie"], "marker": {"color": "#E69F00"}, "mode": "lines", "name": "14_title_world_feel_design", "type": "scatter", "x": ["2014-04-20T18:06:56.036000", "2014-11-10T19:22:33.200000", "2015-05-29T20:36:41.400000", "2015-12-15T21:50:49.600000", "2016-07-02T23:04:57.800000", "2017-01-19T00:19:06", "2017-08-07T01:33:14.200000", "2018-02-23T02:47:22.400000", "2018-09-11T04:01:30.600000", "2019-03-30T05:15:38.800000", "2019-10-16T06:29:47", "2020-05-03T07:43:55.200000", "2020-11-19T08:58:03.400000", "2021-06-07T10:12:11.600000", "2021-12-24T11:26:19.800000", "2022-07-12T12:40:28", "2023-01-28T13:54:36.200000", "2023-08-16T15:08:44.400000", "2024-03-03T16:22:52.600000", "2024-09-19T17:37:00.800000"], "y": [46, 18, 8, 11, 7, 3, 5, 4, 1, 5, 8, 9, 16, 12, 18, 13, 15, 16, 22, 17]}], "layout": {"height": 450, "hoverlabel": {"bgcolor": "white", "font": {"family": "Rockwell", "size": 16}}, "legend": {"title": {"text": "<b>Global Topic Representation"}}, "title": {"font": {"color": "Black", "size": 22}, "text": "<b>Topics over Time</b>", "x": 0.4, "xanchor": "center", "y": 0.95, "yanchor": "top"}, "width": 1250, "xaxis": {"showgrid": true}, "yaxis": {"showgrid": true, "title": {"text": "Frequency"}}}}
